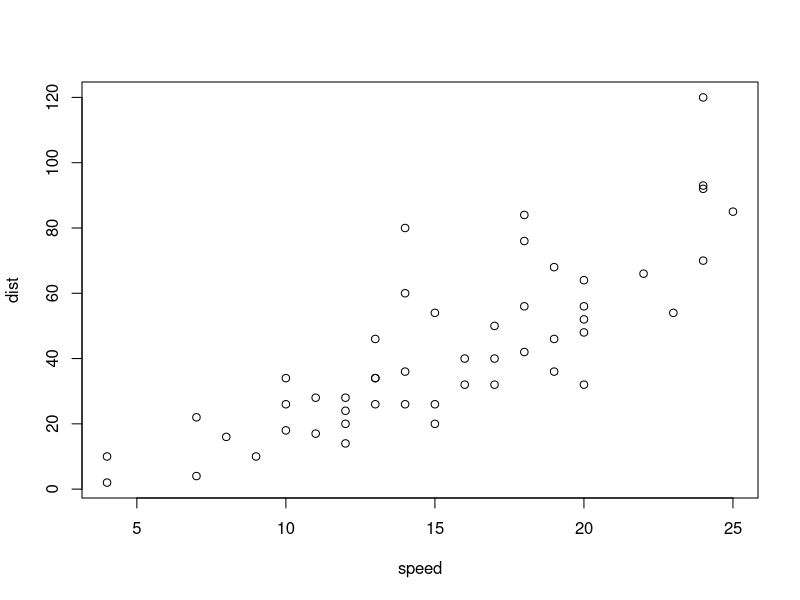
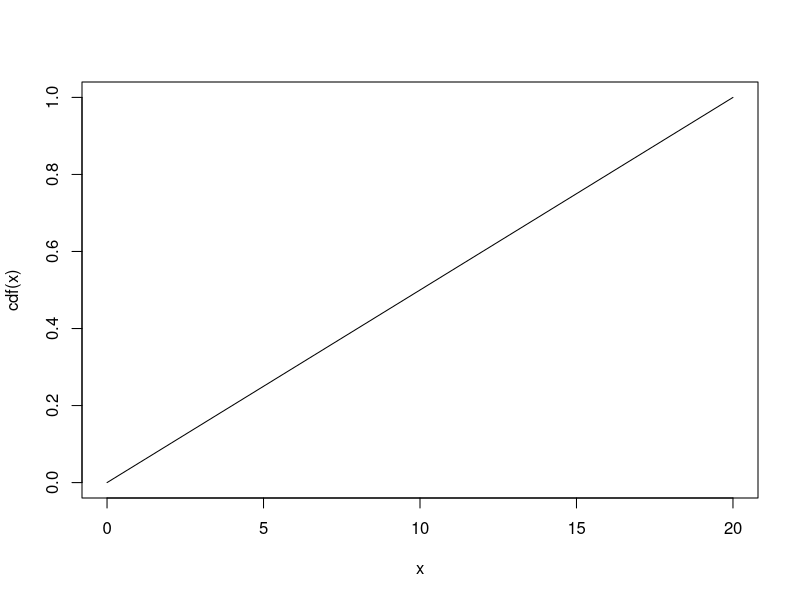

Recreate these plots in R, in order.
## ---- chunk 1
plot(cars)
## ---- chunk 2
cdf <- function(x){1/20 * x}
curve(cdf, from=0, to=20)
